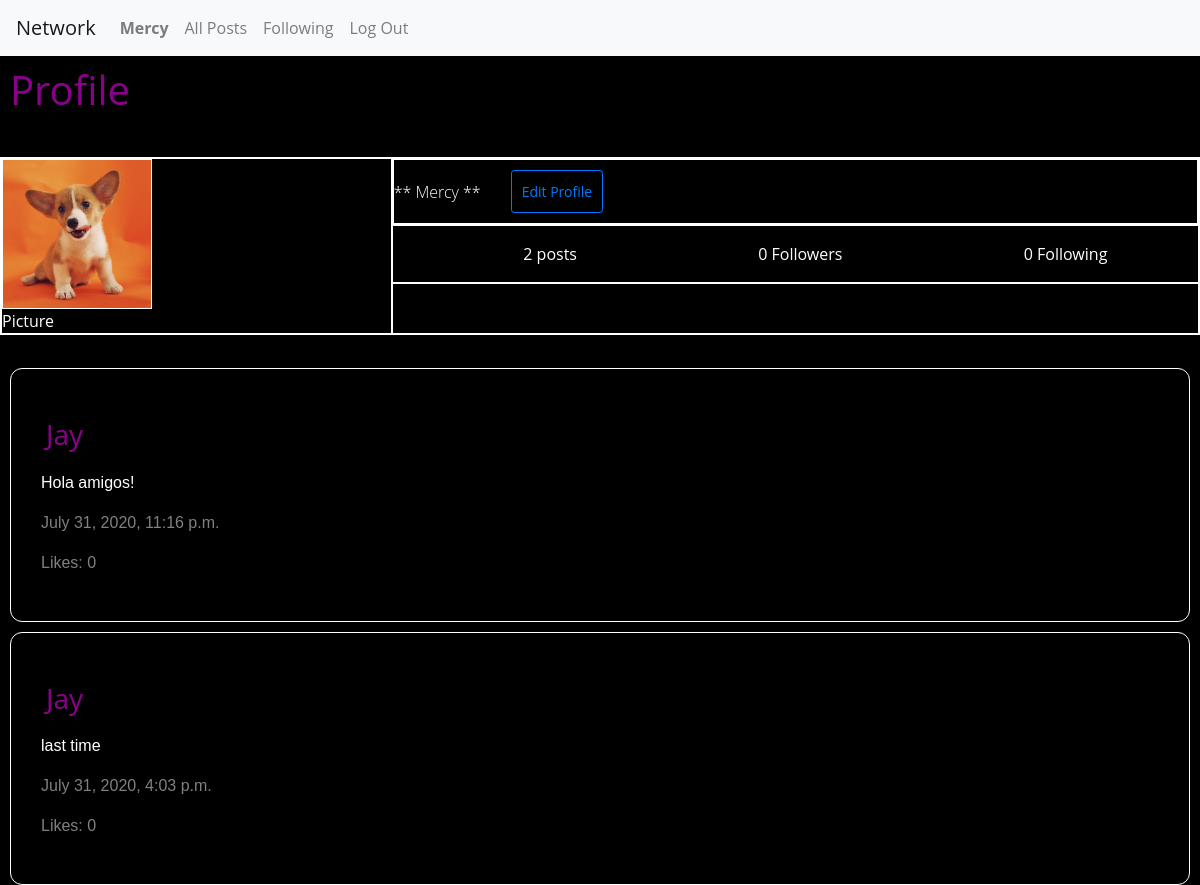
The page /profile/Jay (signed in) on the database as committed earlier.
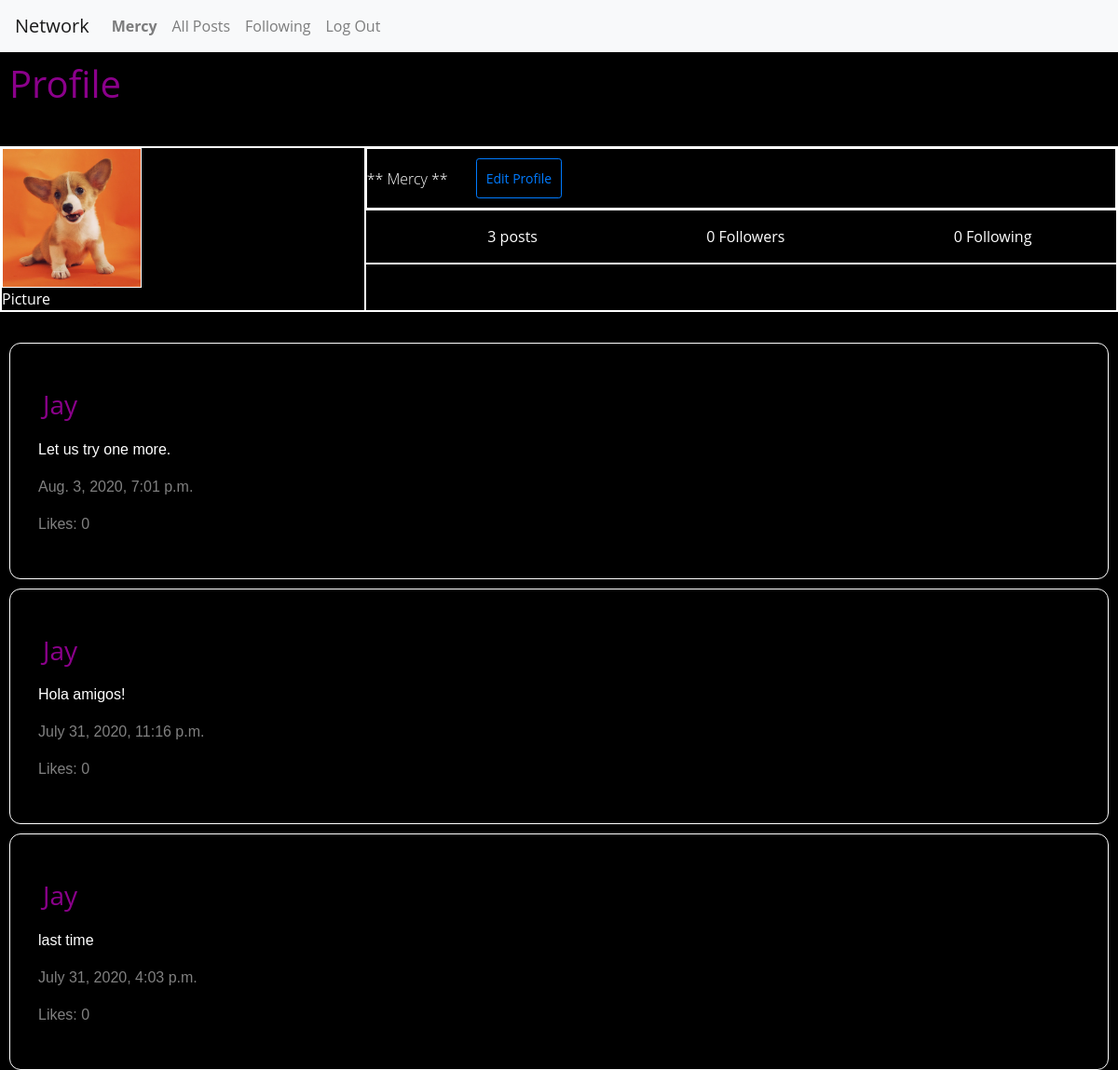
The same page on the database as committed later.
### network/models.py (models this page shows, shortened)
class User(AbstractUser):
    pass

class Post(models.Model):
    username = models.ForeignKey(
        "User", default=1, on_delete=models.CASCADE, related_name="posts")
    content = models.TextField(blank=True)
    timestamp = models.DateTimeField(auto_now_add=True)
    likes = models.ManyToManyField(
        'User', default=0, blank=True, related_name='likes')
    objects = PostSerializer()

### network/views.py (the view)
# urls.py: path("profile/<str:username>", views.profile, name="profile")
def profile(request, username):
    all_post = Post.objects.order_by("-timestamp").all()
    user = request.user
    profileuser = get_object_or_404(User, username=username)
    posts = Post.objects.filter(
        username=profileuser).order_by("-timestamp").all()
    post_list = len(posts)
    followers = Follow.objects.filter(following=profileuser)
    followers_list = len(followers)
    following = Follow.objects.filter(follower=profileuser)
    following_list = len(following)
    follows = Follow.objects.filter(
        following=user, follower=profileuser)
    return render(request, "network/profile.html", {
        "user": user,
        "userPost": posts,
        "followers": followers_list,
        "following": following_list,
        "posts_list": post_list,
        "follows": follows
    })

### network/templates/network/profile.html (shortened to what this page needs)
{% extends "network/layout.html" %}
{% load static %}
{% block body %}
    <h1 id="titleLink">Profile</h1>
    <hr>
     <header class="vtbgv">
     <div class="XjzKX">
     <img class="_4dMfM" src="{% static 'network/dog_2.png' %}">
     <span class="g47SY">Picture</span></div>
     <section class="zwlfE">
     <div class="nZSzR">
     <h2 class="_7UhW9  fKFbl  yUEEX  KV-D4  fDxYl">** {{ user }} **</h2>
     <div class="QzzMF Igw0E IwRSH eGOV_ ui_ht bPdm3">
     <button class="btn btn-sm btn-outline-primary" id="edit_profile">Edit Profile</button>
     </div>
     </div>
     <div class="nZSzR"></div>
     <ul class="k9GMp">
     <li class="Y8-fY">
     <span class="-nal3">
     <span class="g47SY">{{ posts_list }}</span>
      posts
     </span>
     </li>
     <li class="Y8-fY">
     <span class="-nal3">
     <span class="g47SY">{{ followers }}</span>
      Followers
     </span>
     </li>
     <li class="Y8-fY">
     <span class="-nal3">
     <span class="g47SY">{{ following }}</span>
      Following
     </span>
     </li>
     </ul>
     <div class="-vDIg"></div>
     </section>
     </header>
     <hr>
     {% for post in userPost %}
     <div class="compose-post">
     <h3 id="titlePage">{{ post.username }}</h3>
    <p class="inputText">{{ post.content }}</p>
    <p class="timeInfo">{{ post.timestamp }}</p>
    <p class="timeInfo"> Likes: 0 </p>
    </div>
     {% endfor %}
{% endblock %}

### network/templates/network/layout.html (shortened to what this page needs)
{% load static %}
<!DOCTYPE html>
<html lang="en">
    <head>
        <link rel="stylesheet" href="https://stackpath.bootstrapcdn.com/bootstrap/4.4.1/css/bootstrap.min.css">
        <link href="{% static 'network/styles.css' %}" rel="stylesheet">
    </head>
    <body>
        <nav class="navbar navbar-expand-lg navbar-light bg-light">
            <a class="navbar-brand" href="{% url 'index' %}">Network</a>
            <div>
              <ul class="navbar-nav mr-auto">
                {% if user.is_authenticated %}
                    <li class="nav-item">
                        <a class="nav-link" href="{% url 'profile' user.username %}"><strong>{{ user.username }}</strong></a>
                    </li>
                {% endif %}
                <li class="nav-item">
                  <a class="nav-link" href="{% url 'posts' %}" id='all_post'>All Posts</a>
                </li>
                {% if user.is_authenticated %}
                    <li class="nav-item">
                        <a class="nav-link" href="{% url 'following' user.username %}" id='follow'>Following</a>
                    </li>
                    <li class="nav-item">
                        <a class="nav-link" href="{% url 'logout' %}">Log Out</a>
                    </li>
                {% endif %}
              </ul>
            </div>
          </nav>
        <div class="body">
            {% block body %}
            {% endblock %}
        </div>
    </body>
</html>

### network/static/network/styles.css (style rules this page uses)
* { box-sizing: border-box; }
body { font-family: "Open Sans", arial, sans-serif; margin: 10; height: 100vh; width: 100vw; color: #8b008b; background: #000000; }
h3 { margin: 0.5em 0; }
img { display: flex; align-items: center; justify-content: center; flex-direction: center; }
#titleLink { width: 100%; display: flex; align-items: flex-start; justify-content: left; padding: 10px; }
#titlePage { width: 100%; display: flex; align-items: flex-start; justify-content: left; padding: 5px; }
#edit_profile { padding: 10px; margin: 10px; }
.compose-post { padding: 30px; margin: 10px; border: 1px solid white; border-radius: 12px; clear: both; vertical-align: inherit; border-collapse: separate; }
.inputText { color: white; font-family: Verdana, Geneva, Tahoma, sans-serif; }
.timeInfo { color: grey; font-family: Verdana, Geneva, Tahoma, sans-serif; }
.vtbgv { margin-bottom: 44px; flex-direction: row; align-items: stretch; display: flex; border: 1px solid white; box-sizing: border-box; flex-shrink: 0; margin: 0; position: relative; }
.XjzKX { flex-basis: 0; flex-grow: 1; margin-right: 30px; flex-shrink: 0; align-items: stretch; border: 1px solid white; box-sizing: border-box; display: flex; flex-direction: column; margin: 0; padding: 0; position: relative; vertical-align: baseline; }
.zwlfE { flex-basis: 30px; flex-grow: 2; flex-shrink: 1; min-width: 0; align-items: stretch; border: 1px solid white; box-sizing: border-box; display: flex; flex-direction: column; margin: 0; padding: 0; position: relative; vertical-align: baseline; }
.nZSzR { margin-bottom: 20px; align-items: center; flex-direction: row; flex-shrink: 1; min-width: 0; border: 1px solid white; box-sizing: border-box; display: flex; margin: 0; padding: 0; position: relative; vertical-align: baseline; }
.k9GMp { margin-bottom: 20px; display: flex; flex-direction: row; justify-content: space-around; list-style: none; margin: 0; padding: 0; border: 0; font: inherit; vertical-align: baseline; margin-inline-start: 0px; margin-inline-end: 0px; margin-block-start: 1em; margin-block-end: 1em; padding-inline-start: 40px; }
.-vDIg { font-size: 16px; line-height: 24px; display: block; align-items: stretch; border: 1px solid white; box-sizing: border-box; flex-direction: column; flex-shrink: 0; margin: 0; padding: 0; position: relative; }
.Y8-fY { margin-left: 10px; font-size: 16px; margin-right: 40px; margin: 0; padding: 10; border: 0; font: inherit; vertical-align: baseline; display: list-item; }
.-nal3 { color: white; margin: 0; padding: 0; border: 0; font: inherit; vertical-align: baseline; }
.g47SY { color: white; font-weight: 600; margin: 0; padding: 10; border: 0; font: inherit; vertical-align: baseline; }
._4dMfM { height: 150px; width: 150px; display: block; margin-left: auto; margin-right: auto; align-items: stretch; border: 1px solid white; box-sizing: border-box; flex-direction: column; flex-shrink: 0; margin: 0; padding: 0; position: relative; }
._7UhW9 { margin-block-start: 0.93em; margin-block-end: 0.83em; margin-inline-start: 10px; margin-inline-end: 0px; }
.fKFbl { font-size: 28px; line-height: 32px; margin: -5px 0 -6px; padding: 10; border: 0; font: inherit; vertical-align: baseline; }
.yUEEX { font-weight: 300; }
.KV-D4 { color: white; }
.fDxYl { display: block; overflow: hidden; text-overflow: ellipsis; white-space: nowrap; }
.QzzMF { display: block; }
.Igw0E { align-content: stretch; }
.IwRSH { align-items: stretch; }
.eGOV_ { justify-content: flex-start; }
.ui_ht { flex: 0 1 auto; }
.bPdm3 { margin-left: 20px; }

Rows that differ between the two databases and show on the page:
added Post: username "Jay", content "Let us try one more.", timestamp "Aug. 3, 2020, 7:01 p.m."
Other text that changed with them:
{{ posts_list }}: "2" → "3"
